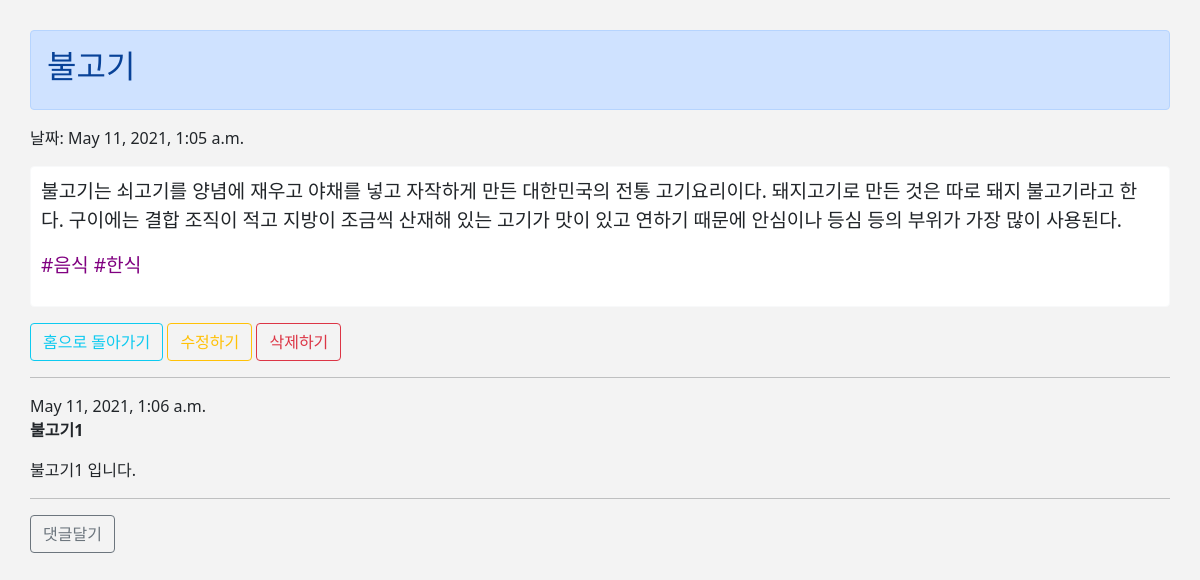
The page /blog/40 on the database its author committed.
### blog/models.py (models this page shows, shortened)
class Blog(models.Model):
    title = models.CharField(max_length=200)
    pub_date = models.DateTimeField('date published')
    body = models.TextField()
    hashtag = models.ManyToManyField(HashTag)

class HashTag(models.Model):
    hashtag_name = models.CharField(max_length=100)
    def __str__(self):
        return self.hashtag_name

class Comment(models.Model):
    post = models.ForeignKey(
        Blog, related_name='comments', on_delete=models.CASCADE)
    author_name = models.CharField(max_length=20)
    comment_text = models.TextField()
    created_at = models.DateTimeField(default=timezone.now)

### blog/views.py (the view)
# urls.py: path("blog/<int:blog_id>", blog.detail, name="detail"),
def detail(request, blog_id):
    blog_detail = get_object_or_404(Blog, pk=blog_id)
    blog_hashtag = blog_detail.hashtag.all()
    return render(request, 'detail.html', {'blog': blog_detail, 'hashtags': blog_hashtag})

### blog/templates/detail.html (shortened to what this page needs)
<!DOCTYPE html>
<html lang="en">
<head>
    <link href="https://cdn.jsdelivr.net/npm/bootstrap@5.0.0/dist/css/bootstrap.min.css" rel="stylesheet">
</head>
<body>
    <div id = "wrap">
        <div class="alert alert-primary" role="alert">
            <h2>{{blog.title}}</h2>
        </div>
        <p>날짜: {{blog.pub_date}}</p>
        <div class="card border-light mb-3"
        style="max-width: 100%;
        padding: 10px;
        font-size: 1.2em;">
            <p class = "main">{{blog.body}}</p>
            <p style="color: purple;">
                {% for hashtag in hashtags.all %}
                #{{hashtag}}
                {% endfor %}
            </p>
        </div>
        <a class="btn btn-outline-info" href="{% url 'home'%}">홈으로 돌아가기</a>
        <a class="btn btn-outline-warning" href="{% url 'edit' blog.id %}">수정하기</a>
        <a class="btn btn-outline-danger" href="{% url 'delete' blog.id %}">삭제하기</a>
        <hr>
        {% for comment in blog.comments.all %}
            <div class = "comment">
                <div class = "date"> {{comment.created_at }}</div>
                <strong> {{comment.author_name }}</strong>
                <p> {{ comment.comment_text|linebreaks }}</p>
            </div>
        <hr>
        {% empty %}
            <p>No comments here yet :(</p>
        <hr>
        {% endfor %}
        <a class="btn btn-outline-secondary" href="{% url 'add_comment_to_post' blog.id %}">댓글달기</a>
    </div>
    <br>
</body>
</html>

### blog/templates/detail.html (style rules this page uses)
* { padding: 0; margin: 0; }
body { background-color: rgb(243, 243, 243); }
#wrap { padding: 30px; }

### rows shown on the page
Blog: title "불고기", pub_date "May 11, 2021, 1:05 a.m.", body "불고기는 쇠고기를 양념에 재우고 야채를 넣고 자작하게 만든 대한민국의 전통 고기요리이다. 돼지고기로 만든 것은 따로 돼지 불고기라고 한다. 구이에는 결합 조직이 적고 지방이 조금씩 산재해 있는 고기가 맛이 있고 연하기 때문에 안심이나 등심 등의 부위가 가장 많이 사용된다."
HashTag: hashtag_name "음식"
HashTag: hashtag_name "한식"
Comment: created_at "May 11, 2021, 1:06 a.m.", author_name "불고기1", comment_text "불고기1 입니다."
